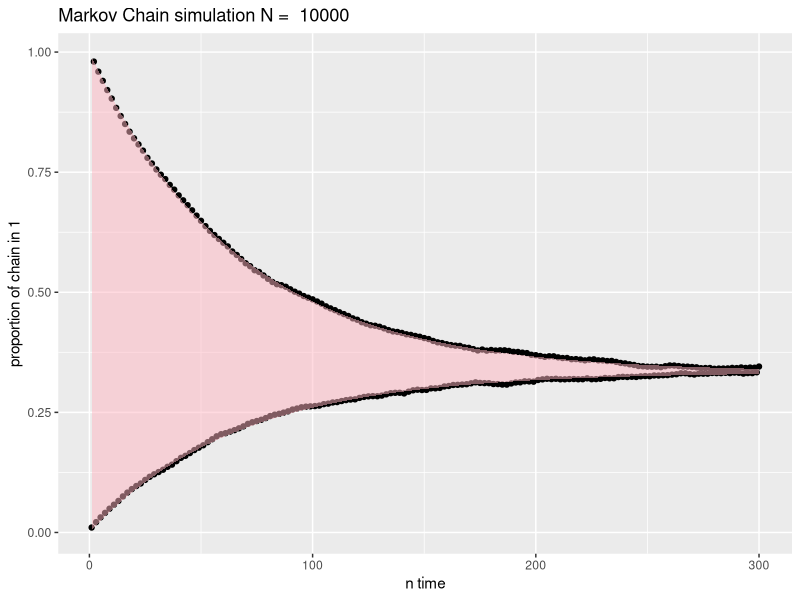

This figure's R source:
library(ggplot2)

a = .99

A = matrix(c(
  1-a,a,0,
  a,0,1-a,
  0,1-a,a
),nrow = 3,byrow = TRUE)

eigenStuff = eigen(A)

vector1 = eigenStuff$vectors[,1]/eigenStuff$vectors[3,1]
vector2 = eigenStuff$vectors[,2]/eigenStuff$vectors[3,2]
vector3 = eigenStuff$vectors[,3]/eigenStuff$vectors[3,3]

X = matrix(c(vector1,vector2,vector3),nrow = 3)

q0 = c(1,0,0)

decomp = solve(X)%*% q0
decomp


#N is how many times we are going to run it
runMarkov = function(N,graph){
  fractionIn1 = c()
  currentStates = rep(1,N)
  for (n in 1:300){
    for (i in 1:N){
      u = runif(1)
      newState = 1
      cdf = A[currentStates[i],1]
      while (u>= cdf){
        newState = newState + 1
        cdf = cdf + A[currentStates[i],newState]
      }
      currentStates[i] = newState
    }
    fractionIn1 = c(fractionIn1,sum(currentStates == 1)/N )
  }
  if(graph){
    ggplot(data.frame(
      "count" = fractionIn1,
      "x" = 1:300
    ),aes(x=x,y = count)) + geom_point(aes()) +
      geom_ribbon(aes(ymin = 1/3-(1/3 * eigenStuff$values[2]^x),ymax = 1/3 + (2/3 *eigenStuff$values[2]^x)),
                  fill = "lightpink",alpha = .5) + labs(title = paste("Markov Chain simulation N = ",N), y = "proportion of chain in 1", x = "n time")

  }
}

runMarkov(10000,TRUE)
